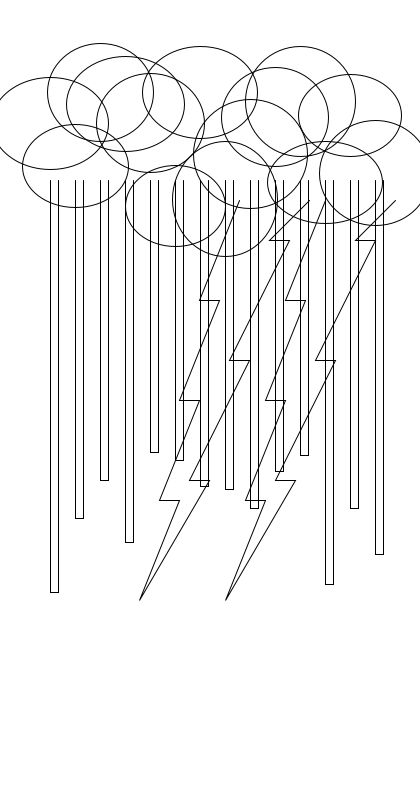
Frame 1 (no input)
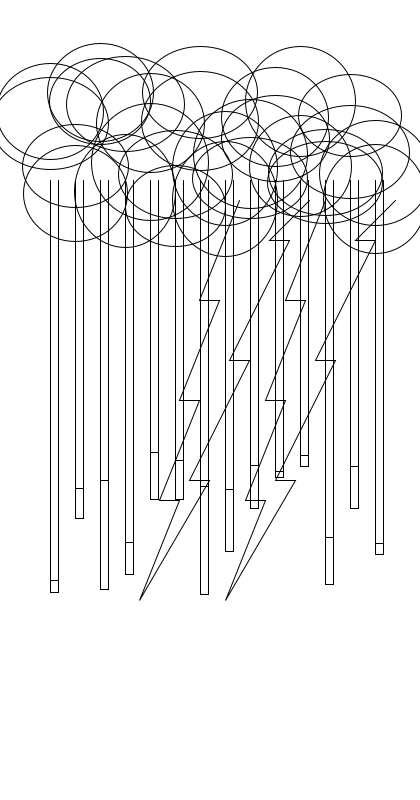
Frame 2 (the mouse pressed at the canvas centre, redrawn once)

The Processing sketch that drew these frames (run headless with seeded random() and noise(); the mouse was pressed at the canvas centre and the sketch redrawn once):

// Processing sketch: processing_20232
// ── processing_20232.pde

//import processing.pdf.*;
void setup() {
  size(420,800);//,PDF,"6.pdf");

  background(255);
  int z=floor(random(30,200));
  int x=floor(random(200,300));
  
  noFill();
   beginShape();
    vertex(z+100,200);
    vertex(z+60,300);
    vertex(z+80,300);
    vertex(z+40,400);
    vertex(z+60,400);
    vertex(z+20,500);
    vertex(z+40,500);
    vertex(z,600);
    vertex(z+70,480);
    vertex(z+50,480);
    vertex(z+110,360);
    vertex(z+90,360);
    vertex(z+150,240);
    vertex(z+130,240);
    vertex(z+170,200);
    endShape();
   
    noFill();
     beginShape();
    vertex(x+100,200);
    vertex(x+60,300);
    vertex(x+80,300);
    vertex(x+40,400);
    vertex(x+60,400);
    vertex(x+20,500);
    vertex(x+40,500);
    vertex(x,600);
    vertex(x+70,480);
    vertex(x+50,480);
    vertex(x+110,360);
    vertex(x+90,360);
    vertex(x+150,240);
    vertex(x+130,240);
    vertex(x+170,200);
    endShape();
}




void draw() {
for(int x=50; x < 380; x+=25) {
    int y=floor(random(450,600));  

noFill();
    ellipse(x, floor(random(90,230)), floor(random(100,120)), floor(random(80,120))); 
 noFill();
 beginShape();
    vertex(x,180);
    vertex(x,y);
    vertex(x+8,y);
    vertex(x+8,180);
    endShape();

 }
//println("Finished.");
noLoop();

}
